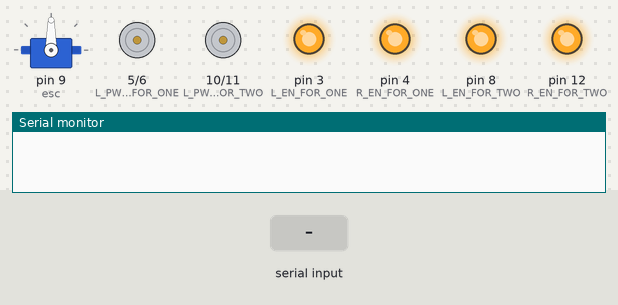
The sketch below on a simulated Arduino Uno, built with avr-gcc and run on an emulated ATmega328P. On the bench: servo, motor-driver pin pairs drawn as motors (green arrow = first pin HIGH = forward, orange = second pin HIGH = backward, longer = more drive), output pins drawn as LEDs (lit = HIGH), the last lines printed to the serial monitor. The inputs (shaded band) are chosen by the test bench.

Above: at 1.2 s.
1.3 s: byte 73 ('I') received over Serial
At 2.1 s:
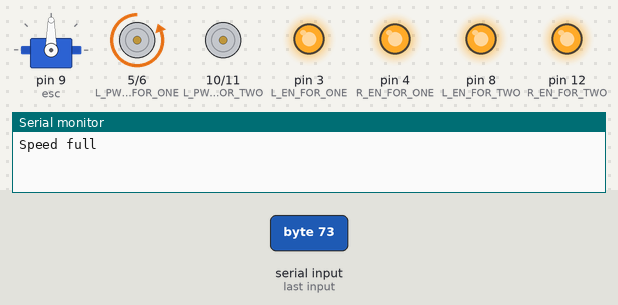
2.8 s: "R" received over Serial
At 3.2 s:
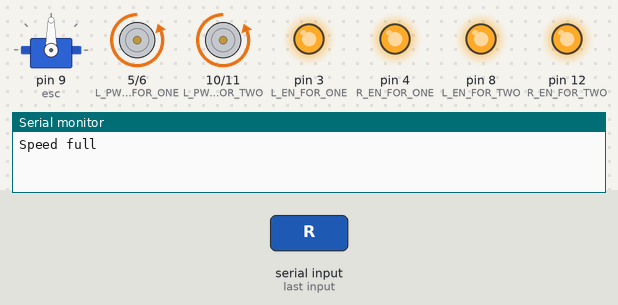
4.3 s: "F" received over Serial
At 5.5 s:
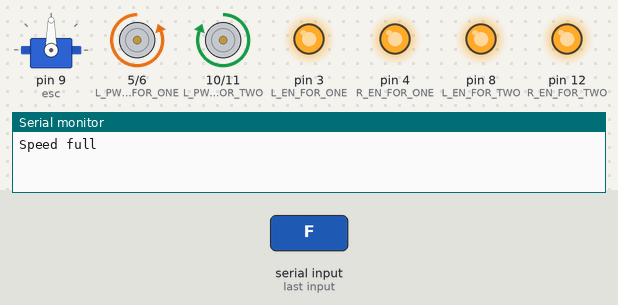
5.8 s: "L" received over Serial
At 6.7 s:
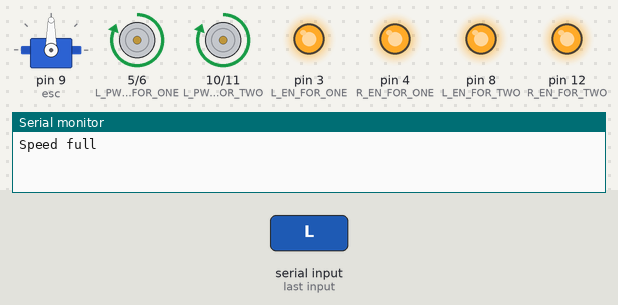
7.3 s: "B" received over Serial
At 7.8 s:
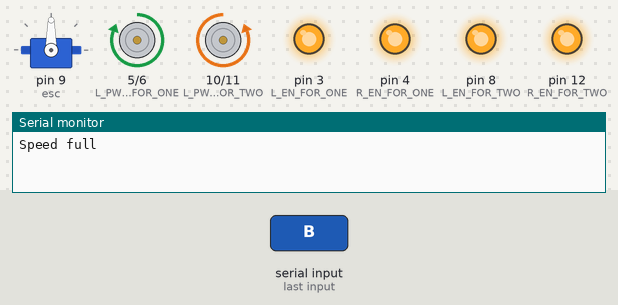
8.8 s: "S" received over Serial
At 10.2 s:
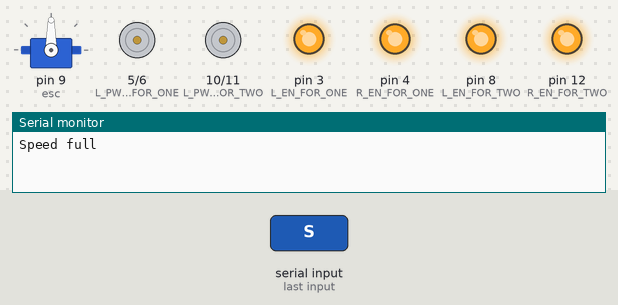
Timing chart, 0 to 11.3 s (numbered marks = the images above; inputs shaded):
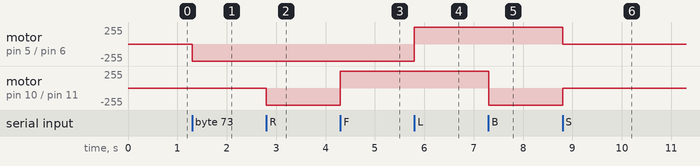

Measured:
- after the input at 1.3 s, motor on pin 5 (L_PWM_FOR_ONE) / pin 6 (R_PWM_FOR_ONE): stopped → backward 255/255 at once
- after the input at 2.8 s, motor on pin 10 (L_PWM_FOR_TWO) / pin 11 (R_PWM_FOR_TWO): stopped → backward 255/255 at once
- after the input at 4.3 s, motor on pin 10 (L_PWM_FOR_TWO) / pin 11 (R_PWM_FOR_TWO): backward 255/255 → forward 255/255 at once
- after the input at 5.8 s, motor on pin 5 (L_PWM_FOR_ONE) / pin 6 (R_PWM_FOR_ONE): backward 255/255 → forward 255/255 at once
- after the input at 7.3 s, motor on pin 10 (L_PWM_FOR_TWO) / pin 11 (R_PWM_FOR_TWO): forward 255/255 → backward 255/255 at once
- after the input at 8.8 s, motor on pin 5 (L_PWM_FOR_ONE) / pin 6 (R_PWM_FOR_ONE): forward 255/255 → stopped at once; motor on pin 10 (L_PWM_FOR_TWO) / pin 11 (R_PWM_FOR_TWO): backward 255/255 → stopped at once

The sketch:

Battle_bot_using_button_code.ino
```cpp
#include <Servo.h>

Servo esc;
int L_EN_FOR_ONE = 3;
int R_EN_FOR_ONE = 4;
int L_PWM_FOR_ONE = 5;
int R_PWM_FOR_ONE = 6;
int L_EN_FOR_TWO = 8;
int R_EN_FOR_TWO = 12;
int L_PWM_FOR_TWO = 10;
int R_PWM_FOR_TWO = 11;
char incomingByte; // for incoming serial data
int speed_min = 155; // the minimum "speed" the motors will turn - take it lower and motors don't turn
int speed_max = 255;

int speed_left = speed_max; // set both motors to maximum speed
int speed_right = speed_max;

void left();
void right();
void forward();
void backward();
void forward_left();
void forward_right();
void back_left();
void back_right();

void setup() {
  esc.attach(9);  // Attach the ESC signal pin to digital pin 9
  Serial.begin(9600);  // Initialize the serial communication

  pinMode(L_EN_FOR_ONE, OUTPUT);
  pinMode(R_EN_FOR_ONE, OUTPUT);
  pinMode(L_PWM_FOR_ONE, OUTPUT);
  pinMode(R_PWM_FOR_ONE, OUTPUT);
  pinMode(L_EN_FOR_TWO, OUTPUT);
  pinMode(R_EN_FOR_TWO, OUTPUT);
  pinMode(L_PWM_FOR_TWO, OUTPUT);
  pinMode(R_PWM_FOR_TWO, OUTPUT);

  digitalWrite(L_EN_FOR_ONE, HIGH);
  digitalWrite(R_EN_FOR_ONE, HIGH);
  digitalWrite(L_EN_FOR_TWO, HIGH);
  digitalWrite(R_EN_FOR_TWO, HIGH);
}

void loop() {
  if (Serial.available() > 0) {
    incomingByte = Serial.read();
  }

  switch (incomingByte) {
    case 'S':
      stopo();
      incomingByte = '*';
      break;
    case 'R':
      left();
      incomingByte = '*';
      break;
    case 'F':
      forward();
      incomingByte = '*';
      break;
    case 'L':
      right();
      incomingByte = '*';
      break;
    case 'B':
      backward();
      incomingByte = '*';
      break;
    case '1':
      speed_left = 20;
      speed_right = 20;
      incomingByte = '*';
      break;
    case '2':
      speed_left = 40;
      speed_right = 40;
      incomingByte = '*';
      break;
    case '3':
      speed_left = 60;
      speed_right = 60;
      incomingByte = '*';
      break;
    case '4':
      speed_left = 80;
      speed_right = 80;
      incomingByte = '*';
      break;
    case '5':
      speed_left = 100;
      speed_right = 100;
      incomingByte = '*';
      break;
    case '6':
      speed_left = 120;
      speed_right = 120;
      incomingByte = '*';
      break;
    case '7':
      speed_left = 140;
      speed_right = 140;
      incomingByte = '*';
      break;
    case '8':
      speed_left = 160;
      speed_right = 160;
      incomingByte = '*';
      break;
    case '9':
      speed_left = 200;
      speed_right = 200;
      incomingByte = '*';
      break;
    case 'q':
      speed_left = 255;
      speed_right = 255;
      Serial.println("Speed full \n");
      incomingByte = '*';
      break;
    case 'I':
      back_right();
      Serial.println("Speed full \n");
      incomingByte = '*';
      break;
    case 'H':
      forward_left();
      Serial.println("Speed full \n");
      incomingByte = '*';
      break;
    case 'J':
      forward_right();
      Serial.println("Speed full \n");
      incomingByte = '*';
      break;
    case 'G':
      back_left();
      Serial.println("Speed full \n");
      incomingByte = '*';
      break;
    case 'W':
      // Set ESC to full speed
      esc.writeMicroseconds(1400);
      delay(100);
      esc.writeMicroseconds(1500);
      delay(100);
      esc.writeMicroseconds(1600);

      break;
    case 'U':
      // Set ESC to half speed
      esc.writeMicroseconds(1300);
      break;
    case 'u':
      // Stop the ESC
      esc.writeMicroseconds(1000);
      break;
  }
}

void forward() {
  analogWrite(R_PWM_FOR_ONE, speed_left);
  analogWrite(L_PWM_FOR_ONE, 0);
  analogWrite(R_PWM_FOR_TWO, 0);
  analogWrite(L_PWM_FOR_TWO, speed_right);
}

void backward() {
  analogWrite(R_PWM_FOR_ONE, 0);
  analogWrite(L_PWM_FOR_ONE, speed_left);
  analogWrite(R_PWM_FOR_TWO, speed_right);
  analogWrite(L_PWM_FOR_TWO, 0);
}

void right() {
  analogWrite(R_PWM_FOR_ONE, 0);
  analogWrite(L_PWM_FOR_ONE, speed_left);
  analogWrite(R_PWM_FOR_TWO, 0);
  analogWrite(L_PWM_FOR_TWO, speed_right);
}

void left() {
  analogWrite(R_PWM_FOR_ONE, speed_left);
  analogWrite(L_PWM_FOR_ONE, 0);
  analogWrite(R_PWM_FOR_TWO, speed_right);
  analogWrite(L_PWM_FOR_TWO, 0);
}

void stopo() {
  analogWrite(R_PWM_FOR_ONE, 0);
  analogWrite(L_PWM_FOR_ONE, 0);
  analogWrite(R_PWM_FOR_TWO, 0);
  analogWrite(L_PWM_FOR_TWO, 0);
}

void forward_left() {
  analogWrite(R_PWM_FOR_ONE, 0);
  analogWrite(L_PWM_FOR_ONE, 0);
  analogWrite(R_PWM_FOR_TWO, speed_right);
  analogWrite(L_PWM_FOR_TWO, 0);
}

void forward_right() {
  analogWrite(R_PWM_FOR_ONE, 0);
  analogWrite(L_PWM_FOR_ONE, speed_left);
  analogWrite(R_PWM_FOR_TWO, 0);
  analogWrite(L_PWM_FOR_TWO, 0);
}

void back_left() {
  analogWrite(R_PWM_FOR_ONE, 0);
  analogWrite(L_PWM_FOR_ONE, 0);
  analogWrite(R_PWM_FOR_TWO, 0);
  analogWrite(L_PWM_FOR_TWO, speed_right);
}

void back_right() {
  analogWrite(R_PWM_FOR_ONE, speed_left);
  analogWrite(L_PWM_FOR_ONE, 0);
  analogWrite(R_PWM_FOR_TWO, 0);
  analogWrite(L_PWM_FOR_TWO, 0);
}
```
